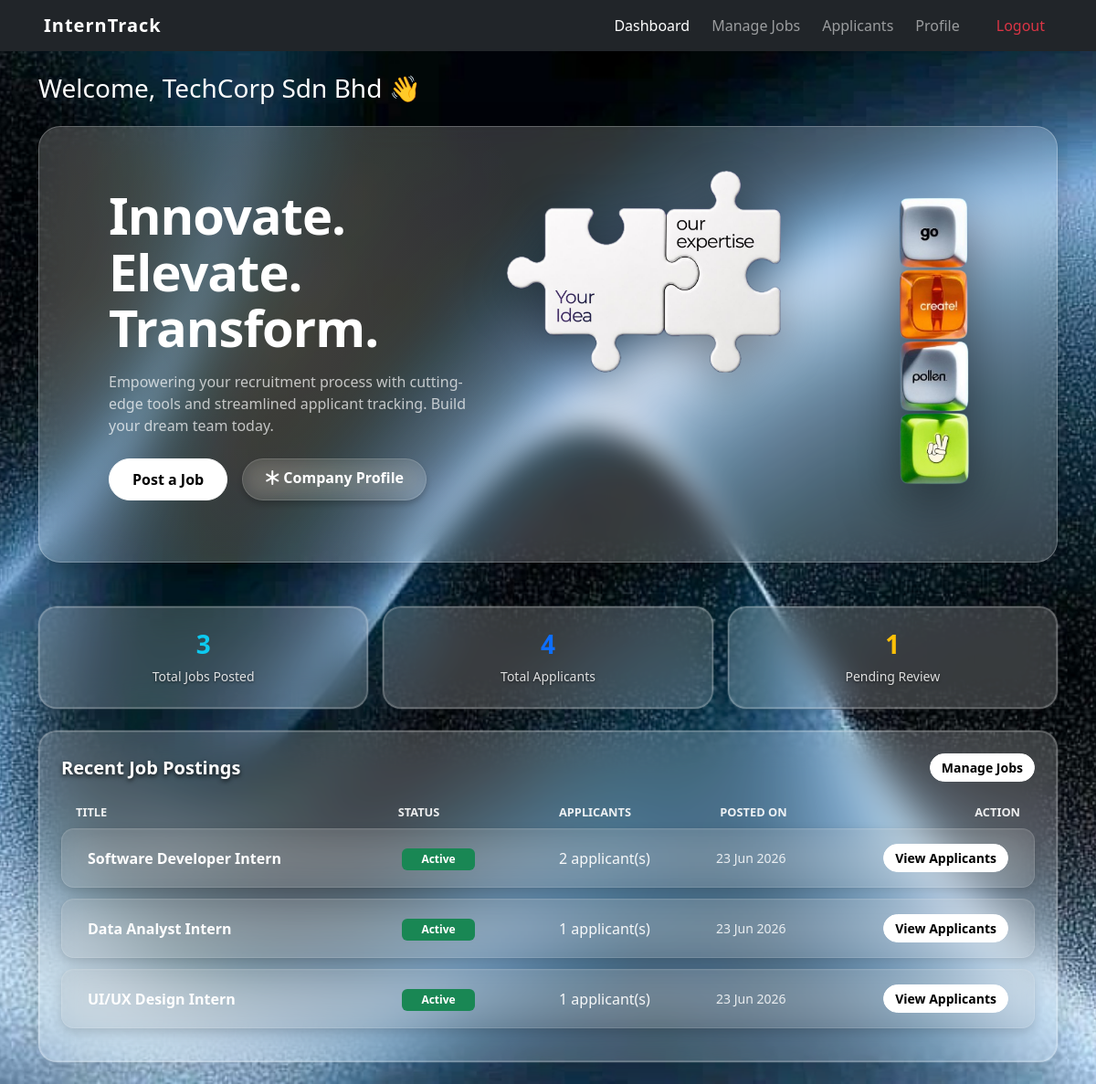
The app's page /company/dashboard.php (signed in), older data.
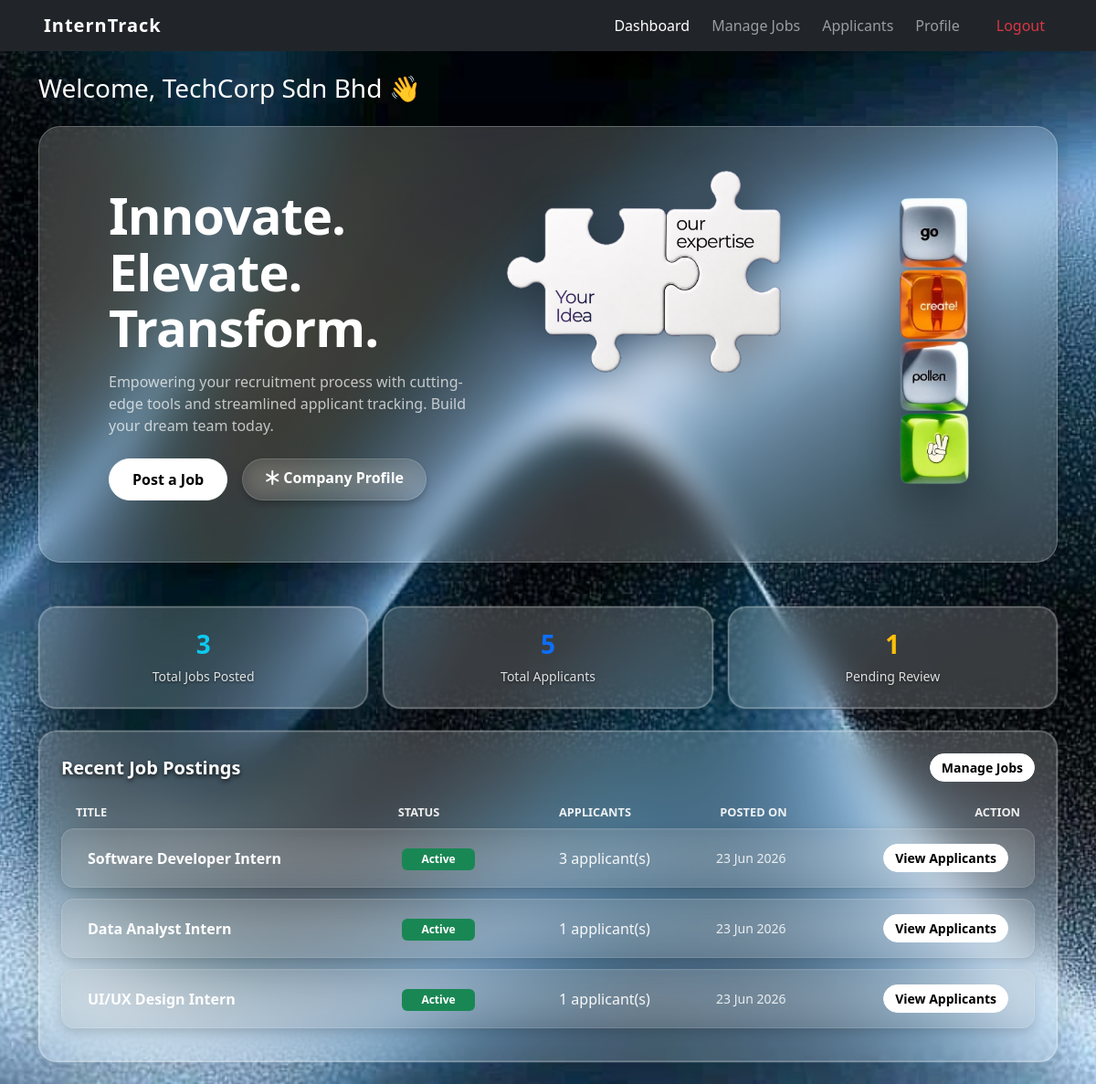
The same page, newer data.
### tables this page shows
CREATE TABLE `jobs` (
  `id` int(11) NOT NULL,
  `company_id` int(11) NOT NULL,
  `title` varchar(150) NOT NULL,
  `description` text DEFAULT NULL,
  `location` varchar(100) DEFAULT NULL,
  `field` varchar(100) DEFAULT NULL,
  `status` enum('active','closed') DEFAULT 'active',
  `created_at` timestamp NOT NULL DEFAULT current_timestamp(),
  `allowance` decimal(10,2) DEFAULT 0.00
);

### company/dashboard.php (the view, shortened to what this page needs)
<?php
include '../config/db_connect.php';
include '../includes/header.php';
include '../includes/navbar.php';
$company_id = $_SESSION['user_id'];
$stmt = mysqli_prepare($conn, "SELECT
    COUNT(*) AS total_jobs,
    SUM(status = 'active') AS active_jobs,
    SUM(status = 'closed') AS closed_jobs
    FROM jobs WHERE company_id = ?");
mysqli_stmt_bind_param($stmt, "i", $company_id);
mysqli_stmt_execute($stmt);
$job_stats = mysqli_fetch_assoc(mysqli_stmt_get_result($stmt));
$stmt = mysqli_prepare($conn, "SELECT
    COUNT(*) AS total_applicants,
    SUM(a.status = 'pending') AS pending
    FROM applications a
    JOIN jobs j ON a.job_id = j.id
    WHERE j.company_id = ?");
mysqli_stmt_bind_param($stmt, "i", $company_id);
mysqli_stmt_execute($stmt);
$app_stats = mysqli_fetch_assoc(mysqli_stmt_get_result($stmt));
$stmt = mysqli_prepare($conn, "SELECT j.id, j.title, j.status, j.created_at,
        (SELECT COUNT(*) FROM applications a WHERE a.job_id = j.id) AS applicant_count
    FROM jobs j
    WHERE j.company_id = ?
    ORDER BY j.created_at DESC LIMIT 5");
mysqli_stmt_bind_param($stmt, "i", $company_id);
mysqli_stmt_execute($stmt);
$recent_jobs = mysqli_stmt_get_result($stmt);
?>
<div class="container mt-4">
    <h3 class="mb-4 text-white">Welcome, <?= htmlspecialchars($_SESSION['name']) ?> 👋</h3>
    <div class="glass-hero mb-5">
        <div class="glass-hero-content row align-items-center justify-content-between">
            <div class="col-md-6 mb-4 mb-md-0" style="padding-left: 40px;">
                <h1 class="hero-title">Innovate.<br>Elevate.<br>Transform.</h1>
                <p class="hero-subtitle mt-3">Empowering your recruitment process with cutting-edge tools and streamlined applicant tracking. Build your dream team today.</p>
                <div class="d-flex gap-3 mt-4">
                    <a href="manage_jobs.php" class="btn btn-glass-white rounded-pill">Post a Job</a>
                    <a href="profile.php" class="btn btn-glass-secondary rounded-pill px-4 py-2"><i class="bi bi-asterisk"></i> Company Profile</a>
                </div>
            </div>
            <div class="col-md-6">
                <div class="d-flex align-items-start justify-content-center justify-content-md-end gap-1" style="margin-right: -80px;">
                    <img src="../assets/images/IMG_3342.PNG" alt="Your Idea Our Expertise" class="img-fluid hero-puzzle-img">
                    <img src="../assets/images/homepage-logo.png" alt="Stacked Keys" class="img-fluid hero-stacked-keys">
                </div>
            </div>
        </div>
    </div>
    <div class="row g-3 mb-4">
        <div class="col-12 col-md-4">
            <div class="card text-center shadow-sm glass-card glass-card-hover" onclick="location.href='manage_jobs.php'">
                <div class="card-body py-4">
                    <h3 class="card-title fw-bold text-info"><?= (int)$job_stats['total_jobs'] ?></h3>
                    <p class="card-text text-muted small mb-0">Total Jobs Posted</p>
                </div>
            </div>
        </div>
        <div class="col-12 col-md-4">
            <div class="card text-center shadow-sm glass-card glass-card-hover" onclick="location.href='applicants.php'">
                <div class="card-body py-4">
                    <h3 class="card-title fw-bold text-primary"><?= (int)$app_stats['total_applicants'] ?></h3>
                    <p class="card-text text-muted small mb-0">Total Applicants</p>
                </div>
            </div>
        </div>
        <div class="col-12 col-md-4">
            <div class="card text-center shadow-sm glass-card glass-card-hover" onclick="location.href='applicants.php?status=pending'">
                <div class="card-body py-4">
                    <h3 class="card-title fw-bold text-warning"><?= (int)$app_stats['pending'] ?></h3>
                    <p class="card-text text-muted small mb-0">Pending Review</p>
                </div>
            </div>
        </div>
    </div>
    <div class="card shadow-sm glass-card mb-4">
        <div class="card-body p-4">
            <div class="d-flex justify-content-between align-items-center mb-3">
                <h5 class="fw-bold mb-0 text-white">Recent Job Postings</h5>
                <a href="manage_jobs.php" class="btn btn-sm btn-glass-white rounded-pill" style="padding: 0.25rem 0.75rem !important;">Manage Jobs</a>
            </div>
            <?php if (mysqli_num_rows($recent_jobs) === 0): ?>
                <div class="alert bg-transparent border border-secondary text-white text-center py-4 my-2">
                    You haven't posted any internships yet. <a href="manage_jobs.php" class="text-info text-decoration-none">Post your first internship</a>.
                </div>
            <?php else: ?>
                <div class="row glass-table-header d-none d-md-flex mb-2 px-3 mt-4">
                    <div class="col-md-4">Title</div>
                    <div class="col-md-2">Status</div>
                    <div class="col-md-2">Applicants</div>
                    <div class="col-md-2">Posted On</div>
                    <div class="col-md-2 text-end">Action</div>
                </div>
                <div class="d-flex flex-column">
                    <?php while ($job = mysqli_fetch_assoc($recent_jobs)): ?>
                        <div class="row glass-row-item align-items-center py-3 px-3 mx-0">
                            <div class="col-md-4 glass-row-text-primary text-truncate fw-semibold">
                                <?= htmlspecialchars($job['title']) ?>
                            </div>
                            <div class="col-md-2 my-1 my-md-0">
                                <span class="badge badge-uniform bg-<?= $job['status'] === 'active' ? 'success' : 'secondary' ?>">
                                    <?= htmlspecialchars(ucfirst($job['status'])) ?>
                                </span>
                            </div>
                            <div class="col-md-2 glass-row-text-secondary text-white-50">
                                <?= (int)$job['applicant_count'] ?> applicant(s)
                            </div>
                            <div class="col-md-2 glass-row-text-muted small">
                                <?= htmlspecialchars(date('d M Y', strtotime($job['created_at']))) ?>
                            </div>
                            <div class="col-md-2 text-md-end text-start mt-2 mt-md-0">
                                <a href="applicants.php?job_id=<?= (int)$job['id'] ?>" class="btn btn-sm btn-glass-white rounded-pill" style="padding: 0.25rem 0.75rem !important;">View Applicants</a>
                            </div>
                        </div>
                    <?php endwhile; ?>
                </div>
            <?php endif; ?>
        </div>
    </div>
</div>
<?php include '../includes/footer.php'; ?>

### includes/header.php (shortened to what this page needs)
<!DOCTYPE html>
<html lang="en">
<head>
    <link href="https://cdn.jsdelivr.net/npm/bootstrap@5.3.0/dist/css/bootstrap.min.css" rel="stylesheet">
    <link rel="stylesheet" href="https://cdn.jsdelivr.net/npm/bootstrap-icons@1.11.3/font/bootstrap-icons.min.css">
    <link href="/internship_tracker/assets/css/style.css?v=7" rel="stylesheet">
    <link href="/internship_tracker/assets/css/admin.css?v=7" rel="stylesheet">
    <link href="/internship_tracker/assets/css/student.css?v=7" rel="stylesheet">
    <?php if (isset($_SESSION['role']) && $_SESSION['role'] === 'company'): ?>
        <link href="/internship_tracker/assets/css/company.css?v=7" rel="stylesheet">
    <?php endif; ?>
</head>
<body>

### includes/navbar.php (shortened to what this page needs)
<?php
$current_page = basename($_SERVER['PHP_SELF']);
?>
<nav class="navbar navbar-expand-lg navbar-dark bg-dark px-lg-5">
  <div class="container-fluid px-0 d-flex align-items-center">
    <div class="container d-flex align-items-center p-0">
      <a class="navbar-brand" href="/internship_tracker/">InternTrack</a>
      <div class="collapse navbar-collapse" id="navMenu">
        <ul class="navbar-nav ms-auto mb-2 mb-lg-0 gap-2">
          <?php if (!isset($_SESSION['role'])): ?>
            <li class="nav-item"><a class="nav-link <?= ($current_page == 'login.php') ? 'active' : '' ?>" href="/internship_tracker/auth/login.php">Login</a></li>
            <li class="nav-item"><a class="nav-link <?= ($current_page == 'register.php') ? 'active' : '' ?>" href="/internship_tracker/auth/register.php">Register</a></li>
          <?php elseif ($_SESSION['role'] === 'company'): ?>
            <li class="nav-item"><a class="nav-link <?= ($current_page == 'dashboard.php') ? 'active' : '' ?>" href="/internship_tracker/company/dashboard.php">Dashboard</a></li>
            <li class="nav-item"><a class="nav-link <?= ($current_page == 'manage_jobs.php') ? 'active' : '' ?>" href="/internship_tracker/company/manage_jobs.php">Manage Jobs</a></li>
            <li class="nav-item"><a class="nav-link <?= ($current_page == 'applicants.php') ? 'active' : '' ?>" href="/internship_tracker/company/applicants.php">Applicants</a></li>
            <li class="nav-item"><a class="nav-link <?= ($current_page == 'profile.php') ? 'active' : '' ?>" href="/internship_tracker/company/profile.php">Profile</a></li>
          <?php endif; ?>
        </ul>
      </div>
    </div>
    <?php if (isset($_SESSION['role'])): ?>
      <div class="d-none d-lg-block ms-lg-4">
        <ul class="navbar-nav">
          <li class="nav-item"><a class="nav-link text-danger" href="/internship_tracker/auth/logout.php">Logout</a></li>
        </ul>
      </div>
    <?php endif; ?>
  </div>
</nav>

### includes/footer.php (shortened to what this page needs)
</body>
</html>

### assets/css/style.css (style rules this page uses)
body { background-color: #f8f9fa; }
.navbar-brand { font-weight: bold; letter-spacing: 1px; }
.badge-uniform { font-size: 0.75rem !important; padding: 0.4em 0 !important; line-height: 1.2 !important; border-radius: 6px !important; font-weight: 600 !important; width: 80px !important; display: inline-block !important; text-align: center !important; }

### assets/css/admin.css (style rules this page uses)
.btn-glass-white { background: #ffffff !important; backdrop-filter: none !important; -webkit-backdrop-filter: none !important; border: 1px solid #ffffff !important; color: #000000 !important; padding: 10px 25px; font-weight: 600; transition: all 0.3s cubic-bezier(0.16, 1, 0.3, 1); text-shadow: none !important; }
.btn-glass-secondary { background: rgba(255, 255, 255, 0.05); color: #ffffff; border: 1px solid rgba(255, 255, 255, 0.2); font-weight: 600; transition: all 0.3s ease; }
.glass-hero { background: rgba(255, 255, 255, 0.18) !important; backdrop-filter: blur(20px); -webkit-backdrop-filter: blur(20px); border: 1px solid rgba(255, 255, 255, 0.25) !important; border-radius: 24px; padding: 3rem; box-shadow: 0 8px 32px 0 rgba(0, 0, 0, 0.2); position: relative; overflow: hidden; }
.glass-hero::before { content: ''; position: absolute; top: -30%; left: -10%; width: 60%; height: 150%; background: radial-gradient(circle, rgba(180, 160, 100, 0.15) 0%, rgba(0,0,0,0) 70%); z-index: 0; pointer-events: none; }
.glass-hero-content { position: relative; z-index: 1; }
.hero-puzzle-img { width: 250px; height: auto; filter: drop-shadow(0 15px 25px rgba(0,0,0,0.4)); transition: transform 0.3s ease; }
.hero-title { font-size: 3.5rem; font-weight: 700; line-height: 1.1; color: #ffffff; letter-spacing: -1px; }
.hero-subtitle { color: rgba(255, 255, 255, 0.7); font-size: 1rem; max-width: 90%; }
.hero-stacked-keys { max-height: 380px; filter: drop-shadow(0 20px 30px rgba(0,0,0,0.5)); transition: transform 0.3s ease; }
.text-muted, .text-white-50 { color: rgba(255, 255, 255, 0.75) !important; }
.glass-input, .glass-select, .btn-glass-primary, .btn-glass-secondary { background: rgba(255, 255, 255, 0.15) !important; backdrop-filter: blur(12px); -webkit-backdrop-filter: blur(12px); border: 1px solid rgba(255, 255, 255, 0.25) !important; color: #ffffff !important; box-shadow: 0 4px 6px rgba(0, 0, 0, 0.2) !important; border-radius: 8px; }
.glass-card { background: rgba(255, 255, 255, 0.18) !important; backdrop-filter: blur(20px); -webkit-backdrop-filter: blur(20px); border: 1px solid rgba(255, 255, 255, 0.25) !important; outline: 1px solid rgba(255, 255, 255, 0.1) !important; border-radius: 20px; box-shadow: 0 8px 32px rgba(0, 0, 0, 0.2), inset 0 0 0 1px rgba(255, 255, 255, 0.15) !important; }
.glass-row-item { background: rgba(160, 160, 160, 0.15) !important; backdrop-filter: blur(20px); -webkit-backdrop-filter: blur(20px); border: 1px solid rgba(255, 255, 255, 0.12) !important; border-radius: 14px; margin-bottom: 10px; box-shadow: 0 4px 12px rgba(0, 0, 0, 0.15), inset 0 1px 0 rgba(255, 255, 255, 0.05) !important; transition: all 0.2s ease; }
.glass-table-header { font-size: 0.8rem; font-weight: 700; color: rgba(255, 255, 255, 0.9) !important; text-transform: uppercase; text-shadow: 0 2px 4px rgba(0, 0, 0, 0.8) !important; }
.glass-row-text-primary { color: #ffffff !important; font-weight: 600; text-shadow: 0 2px 5px rgba(0, 0, 0, 0.8) !important; }
.glass-row-text-secondary { color: rgba(255, 255, 255, 0.95) !important; font-weight: 500; text-shadow: 0 1px 4px rgba(0, 0, 0, 0.7) !important; }
.glass-row-text-muted { color: rgba(255, 255, 255, 0.85) !important; text-shadow: 0 1px 3px rgba(0, 0, 0, 0.6) !important; }
.btn-glass-white { background: #ffffff !important; backdrop-filter: none !important; -webkit-backdrop-filter: none !important; border: 1px solid #ffffff !important; color: #000000 !important; padding: 10px 25px; font-weight: 600; transition: all 0.3s cubic-bezier(0.16, 1, 0.3, 1); text-shadow: none !important; border-radius: 50rem !important; }
.glass-card, .glass-row-item, .glass-card *, .glass-row-item * { text-shadow: none !important; -webkit-font-smoothing: antialiased; -moz-osx-font-smoothing: grayscale; }

Row changes from the older to the newer data that the page shows:
changed jobs "Software Developer Intern": applicant_count "2" → "3"
Text that changed along with them:
$app_stats['total_applicants']: "4" → "5"
